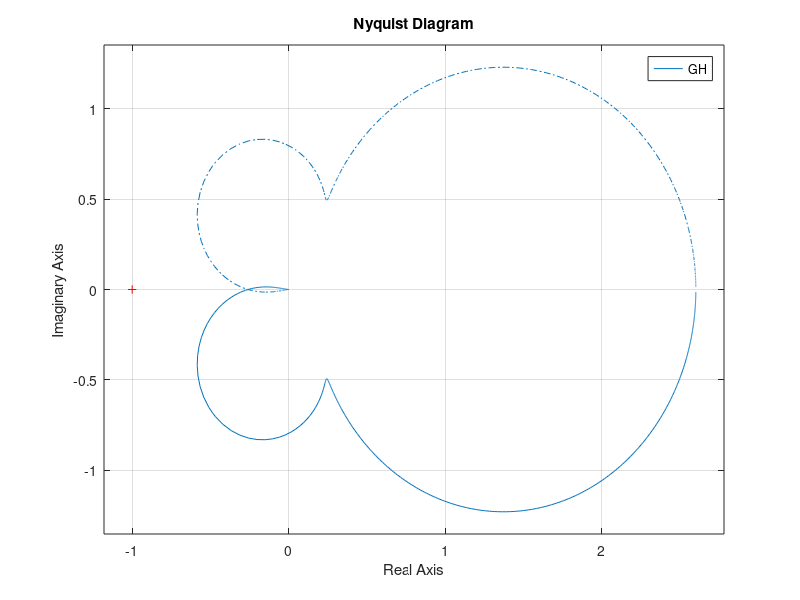

Write the MATLAB code that produced this figure.
clear all

num = 1;
den = [1 8 36 80 0];

% GH = tf(num, den);

s = zpk(0, [], 1)

GH = 1.3*(s+2)/(s^3 + s^2 + 6*s + 1)

nyquist(GH)



